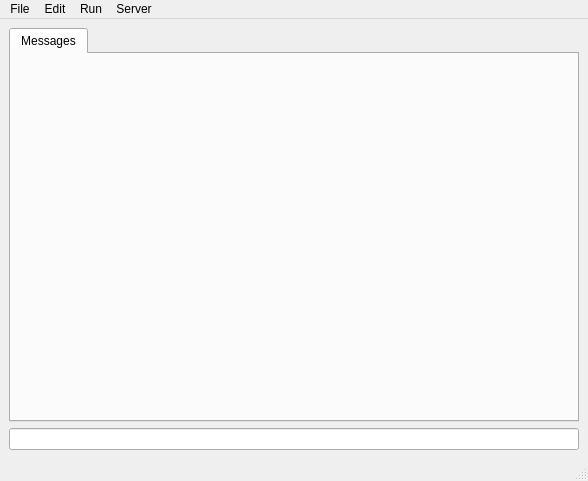
<?xml version="1.0" encoding="UTF-8"?>
<ui version="4.0">
 <class>MainWindow</class>
 <widget class="QMainWindow" name="MainWindow">
  <property name="geometry">
   <rect>
    <x>0</x>
    <y>0</y>
    <width>588</width>
    <height>481</height>
   </rect>
  </property>
  <property name="windowTitle">
   <string>MainWindow</string>
  </property>
  <widget class="QWidget" name="centralwidget">
   <layout class="QGridLayout" name="gridLayout">
    <item row="0" column="0">
     <widget class="QSplitter" name="ViewAndCode">
      <property name="orientation">
       <enum>Qt::Horizontal</enum>
      </property>
      <widget class="QTabWidget" name="RightWindow">
       <property name="currentIndex">
        <number>0</number>
       </property>
       <widget class="QWidget" name="Messages">
        <attribute name="title">
         <string>Messages</string>
        </attribute>
       </widget>
      </widget>
     </widget>
    </item>
    <item row="1" column="0">
     <widget class="QLineEdit" name="InfoLine"/>
    </item>
   </layout>
  </widget>
  <widget class="QMenuBar" name="menubar">
   <property name="geometry">
    <rect>
     <x>0</x>
     <y>0</y>
     <width>588</width>
     <height>22</height>
    </rect>
   </property>
   <widget class="QMenu" name="menuFile">
    <property name="title">
     <string>File</string>
    </property>
    <addaction name="actionNew_file"/>
    <addaction name="actionOpen_file"/>
    <addaction name="actionSave"/>
    <addaction name="actionSave_As"/>
    <addaction name="actionExit"/>
   </widget>
   <widget class="QMenu" name="menuEdit">
    <property name="title">
     <string>Edit</string>
    </property>
    <addaction name="actionCopy"/>
    <addaction name="actionPaste"/>
    <addaction name="actionCut"/>
    <addaction name="actionUndo"/>
    <addaction name="actionRedo"/>
    <addaction name="actionFind"/>
    <addaction name="actionFind_and_Replace"/>
    <addaction name="actionPaste_Table"/>
    <addaction name="actionInsert_Image"/>
   </widget>
   <widget class="QMenu" name="menuRun">
    <property name="title">
     <string>Run</string>
    </property>
    <addaction name="actionRun"/>
   </widget>
   <widget class="QMenu" name="menuServer">
    <property name="title">
     <string>Server</string>
    </property>
    <addaction name="actionCreate_new_document"/>
    <addaction name="actionSelect_document"/>
    <addaction name="actionLog_Out"/>
   </widget>
   <addaction name="menuFile"/>
   <addaction name="menuEdit"/>
   <addaction name="menuRun"/>
   <addaction name="menuServer"/>
  </widget>
  <widget class="QStatusBar" name="statusbar"/>
  <action name="actionNew_file">
   <property name="text">
    <string>New File</string>
   </property>
  </action>
  <action name="actionOpen_file">
   <property name="text">
    <string>Open File </string>
   </property>
  </action>
  <action name="actionSave">
   <property name="text">
    <string>Save</string>
   </property>
  </action>
  <action name="actionSave_As">
   <property name="text">
    <string>Save As</string>
   </property>
  </action>
  <action name="actionExit">
   <property name="text">
    <string>Exit</string>
   </property>
  </action>
  <action name="actionCopy">
   <property name="text">
    <string>Copy</string>
   </property>
  </action>
  <action name="actionPaste">
   <property name="text">
    <string>Paste</string>
   </property>
  </action>
  <action name="actionCut">
   <property name="text">
    <string>Cut</string>
   </property>
  </action>
  <action name="actionUndo">
   <property name="text">
    <string>Undo</string>
   </property>
  </action>
  <action name="actionRedo">
   <property name="text">
    <string>Redo</string>
   </property>
  </action>
  <action name="actionFind">
   <property name="text">
    <string>Find</string>
   </property>
  </action>
  <action name="actionFind_and_Replace">
   <property name="text">
    <string>Replace</string>
   </property>
  </action>
  <action name="actionRun">
   <property name="text">
    <string>Run</string>
   </property>
  </action>
  <action name="actionPaste_Table">
   <property name="text">
    <string>Paste Table</string>
   </property>
  </action>
  <action name="actionShow_user_info">
   <property name="text">
    <string>Show info</string>
   </property>
  </action>
  <action name="actionChange_documet">
   <property name="text">
    <string>Change documet</string>
   </property>
  </action>
  <action name="actionShow_info">
   <property name="text">
    <string>Show info</string>
   </property>
  </action>
  <action name="actionSelec_document">
   <property name="text">
    <string>Select document</string>
   </property>
  </action>
  <action name="actionInsert_Image">
   <property name="text">
    <string>Insert Image</string>
   </property>
  </action>
  <action name="actionCreate_new_document">
   <property name="text">
    <string>Create new document</string>
   </property>
  </action>
  <action name="actionSelect_document">
   <property name="text">
    <string>Select document</string>
   </property>
  </action>
  <action name="actionLog_Out">
   <property name="text">
    <string>Log Out</string>
   </property>
  </action>
  <action name="actionAdd_collaborator">
   <property name="text">
    <string>Add collaborator</string>
   </property>
  </action>
 </widget>
 <resources/>
 <connections/>
</ui>
